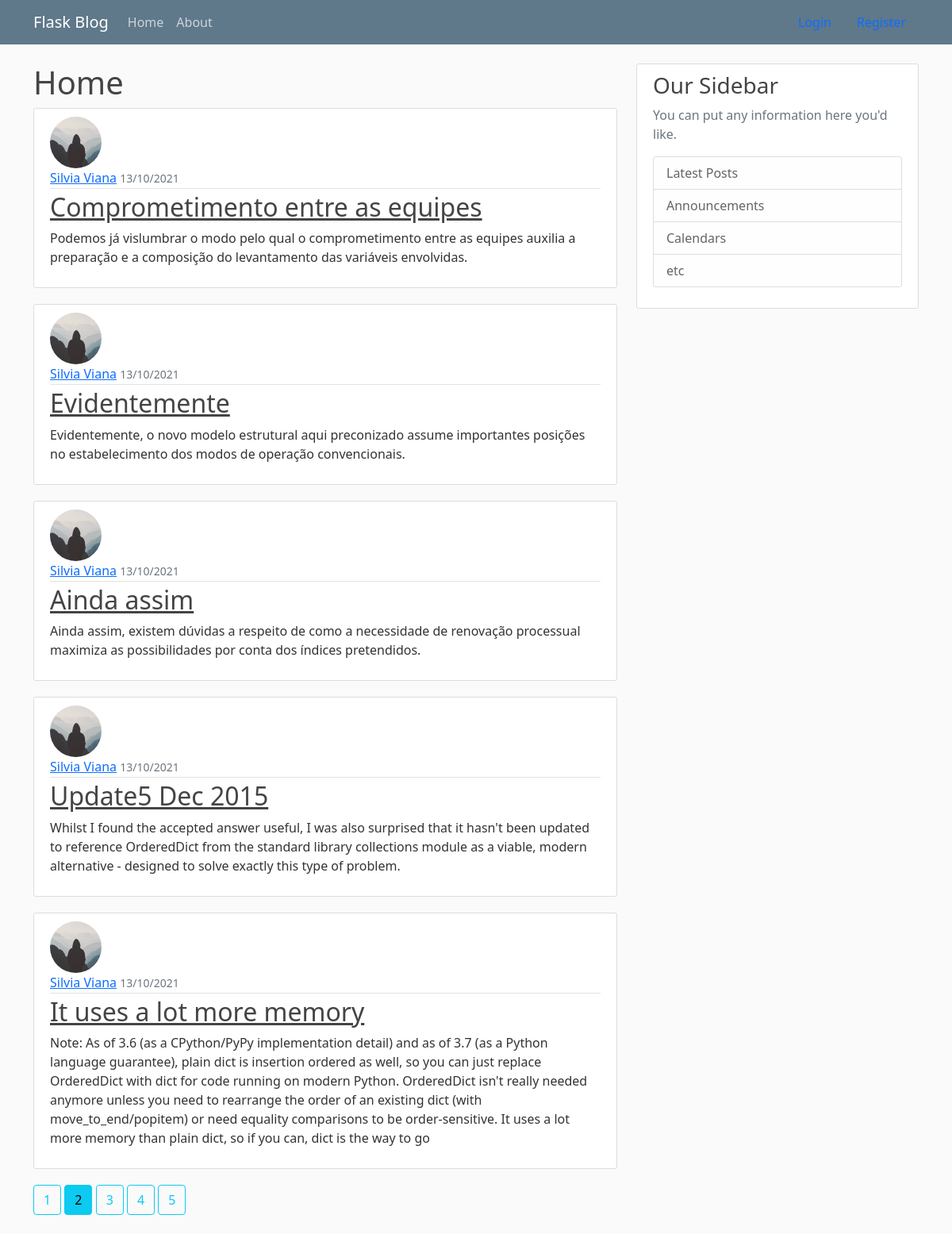
The page /home?page=2 on the database its author committed.
### flaskblog/models.py (models this page shows, shortened)
class Post(db.Model):
    id = db.Column(db.Integer, primary_key=True)
    title = db.Column(db.String(100), nullable=False)
    date_posted = db.Column(db.DateTime, nullable=False, default=datetime.utcnow)
    content = db.Column(db.Text, nullable=False)
    user_id = db.Column(db.Integer, db.ForeignKey('user.id'), nullable=False)

class User(db.Model, UserMixin):
    id = db.Column(db.Integer, primary_key=True)
    username = db.Column(db.String(20), unique=True, nullable=False)
    email = db.Column(db.String(120), unique=True, nullable=False)
    image_file = db.Column(db.String(120), nullable=False, default='default.jpg')
    password = db.Column(db.String(60), nullable=False)
    posts = db.relationship('Post', backref='author', lazy=True)

### flaskblog/main/routes.py (the view)
@main.route("/")
@main.route("/home")
def home():
    page = request.args.get('page', 1, type=int)
    posts = Post.query.order_by(Post.date_posted.desc()).paginate(page=page, per_page=5)
    return render_template('home.html', posts=posts)

### flaskblog/templates/home.html
{% extends "layout.html" %}
{% block content %}
  <h1>Home</h1>
  {% for post in posts.items %}
    <article class="media content-section">
      <img class="rounded-circle article-img" src="{{ url_for('static', filename='profile_pics/' + post.author.image_file)}}" />
        <div class="media-body">
          <div class="article-metadata">
            <a class="mr-2" href="{{ url_for('users.user_posts', username=post.author.username)}}">{{ post.author.username }}</a>
            <small class="text-muted">{{ post.date_posted.strftime('%d/%m/%Y') }}</small>
          </div>
          <h2><a class="article-title" href="{{ url_for('posts.post', post_id=post.id) }}">{{ post.title }}</a></h2>
          <p class="article-content">{{ post.content }}</p>
        </div>
      </article>
  {% endfor %}
  {% for page_num in posts.iter_pages(left_edge=1, right_edge=1, left_current=1, right_current=5) %}
    {% if page_num %}
        {% if posts.page == page_num %}
          <a class="btn btn-info mb-4" href="{{url_for('main.home', page=page_num)}}">{{ page_num }}</a>
        {% else %}
          <a class="btn btn-outline-info mb-4" href="{{url_for('main.home', page=page_num)}}">{{ page_num }}</a>
        {% endif %}
    {% else %}
    ...
    {% endif %}
  {% endfor %}
{% endblock content %}

### flaskblog/static/main.css (style rules this page uses)
body { background: #fafafa; color: #333333; margin-top: 5rem; }
h1, h2, h3, h4, h5, h6 { color: #444444; }
.content-section { background: #ffffff; padding: 10px 20px; border: 1px solid #dddddd; border-radius: 3px; margin-bottom: 20px; }
.article-title { color: #444444; }
.article-content { white-space: pre-line; }
.article-img { height: 65px; width: 65px; margin-right: 16px; }
.article-metadata { padding-bottom: 1px; margin-bottom: 4px; border-bottom: 1px solid #e3e3e3 }

### rows shown on the page
Post: image_file (placeholder picture), author.username "Silvia Viana", date_posted "13/10/2021", title "Comprometimento entre as equipes", content "Podemos já vislumbrar o modo pelo qual o comprometimento entre as equipes auxilia a preparação e a composição do levantamento das variáveis envolvidas."
Post: image_file (placeholder picture), author.username "Silvia Viana", date_posted "13/10/2021", title "Evidentemente", content "Evidentemente, o novo modelo estrutural aqui preconizado assume importantes posições no estabelecimento dos modos de operação convencionais."
Post: image_file (placeholder picture), author.username "Silvia Viana", date_posted "13/10/2021", title "Ainda assim", content "Ainda assim, existem dúvidas a respeito de como a necessidade de renovação processual maximiza as possibilidades por conta dos índices pretendidos."
Post: image_file (placeholder picture), author.username "Silvia Viana", date_posted "13/10/2021", title "Update5 Dec 2015", content "Whilst I found the accepted answer useful, I was also surprised that it hasn't been updated to reference OrderedDict from the standard library collections module as a viable, modern alternative - designed to solve exactly this type of problem."
Post: image_file (placeholder picture), author.username "Silvia Viana", date_posted "13/10/2021", title "It uses a lot more memory", content "Note: As of 3.6 (as a CPython/PyPy implementation detail) and as of 3.7 (as a Python language guarantee), plain dict is insertion ordered as well, so you can just replace OrderedDict with dict for code running on modern Python. OrderedDict isn't really needed anymore unless you need to rearrange the order of an existing dict (with move_to_end/popitem) or need equality comparisons to be order-sensitive. It uses a lot more memory than plain dict, so if you can, dict is the way to go"

### other values the page prints
{{ page_num }} "1" "3" "4" "5"
{{ page_num }} "2"
